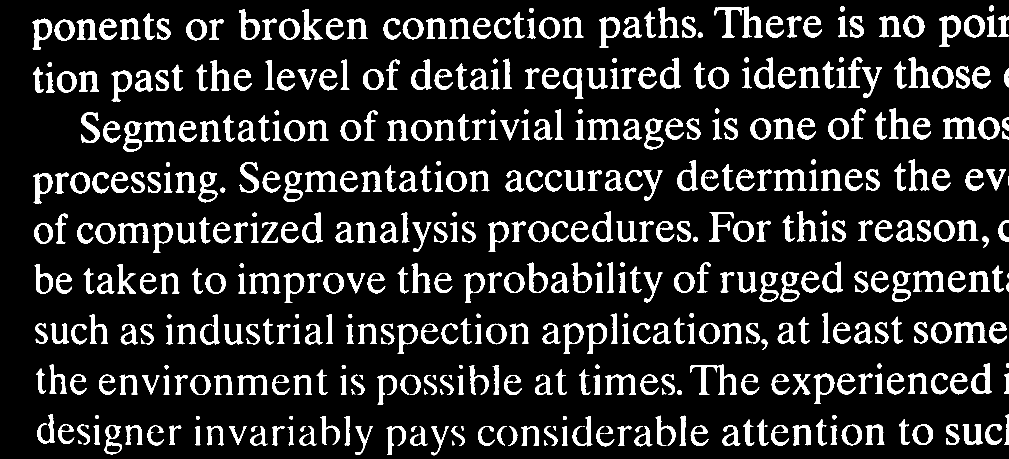
%> input picture Problem8/fig/Fig0931(a).tif, 2018 x 918 px (shown at 1/2 size)
$ octave fillHoles.m   (GNU Octave 9; MATLAB toolbox functions it lacks are replaced by stand-ins)
%> lines starting %> are read from the running program, lines starting %| are printed output that depends on the picture; in (x1, y1, x2, y2) boxes, pixels count from 0 and x2, y2 are one past the last pixel; in counts of white or black regions, pixels touching at a corner belong together; the program's own positions count from 1
### Problem8/SourceCode/myHoleFill.m
function [I2] = myHoleFill(I)
%IMFILL Fill image regions and holes.
    if islogical(I)
        mask = uint8(I);
    else
        mask = I;
    end
    mask = padarray(mask, ones(1,ndims(mask)), -Inf, 'both');
    mask = imcomplement(mask);
    marker = mask;

    idx = cell(1,ndims(I));
    for k = 1:ndims(I)
        idx{k} = 2:(size(marker,k) - 1);
    end
    marker(idx{:}) = -Inf;
    conn = conndef(ndims(I),'minimal');

    I2 = imreconstruct(marker, mask, conn);
    I2 = imcomplement(I2);
    I2 = I2(idx{:});

    if islogical(I)
        I2 = logical(I2);
    end
end

### Problem8/SourceCode/fillHoles.m
close all;clear;clc;
II1 = imread('../fig/Fig0931(a).tif');
%> II1: size 918x2018 logical; 13.8% white; 497 white regions (11 under 20 px), largest, box (x1, y1, x2, y2) and area: (1429, 13, 1526, 75) 1961, (1380, 729, 1473, 790) 1647, (1886, 235, 1953, 278) 1379
figure(1);imshow(II1);title('Fig 9.31(a) Text image of size 918 x 2018 pixels');
%%%%%%%%%% Process the figure 9.31 %%%%%%%%%%%%%%%%%%%
II2=~II1;
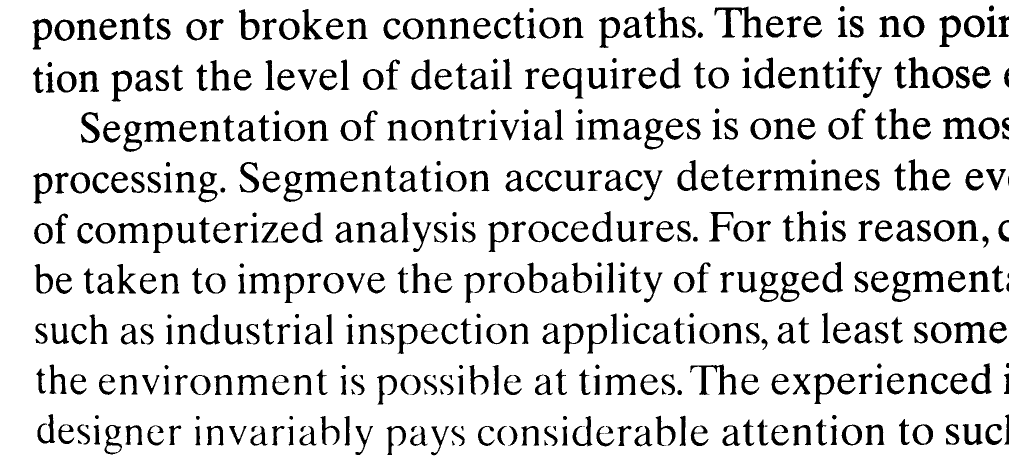
%> II2: size 918x2018 logical (shown at 1/2 size); 86.2% white; 497 black regions (11 under 20 px), largest, box (x1, y1, x2, y2) and area: (1429, 13, 1526, 75) 1961, (1380, 729, 1473, 790) 1647, (1886, 235, 1953, 278) 1379
figure('Name', 'Complement of (a) for use as a mask image');
imshow(II2);
title('Complement of (a) for use as a mask image');

II3=imreconstruct(II1,II2);
%> II3: size 918x2018 logical; every value is 0
% II3=myReconstruction(II1,II2);
figure('Name','Fig 9.31(c) Marker Image');
imshow(II3);
title('Fig 9.31(c) Marker Image');
% Self defined function for hole filling
% g = myHoleFill(II1, 'holes');
g = myHoleFill(II1);
%> in myHoleFill, `mask = padarray(mask, ones(1,ndims(mask)), -Inf, 'both');`:
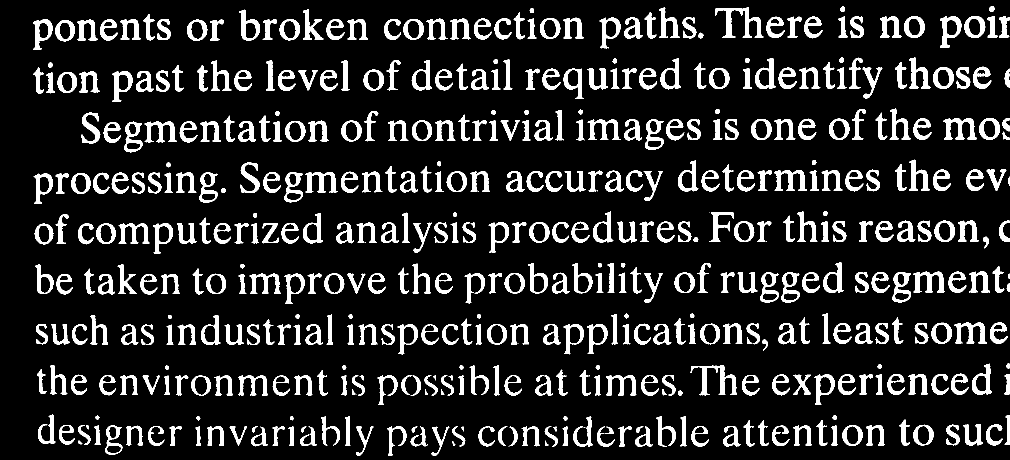
%> mask: size 920x2020 uint8 (shown at 1/2 size); values 0 (black) and 1 (white), 13.8% white; 497 white regions (11 under 20 px), largest, box (x1, y1, x2, y2) and area: (1430, 14, 1527, 76) 1961, (1381, 730, 1474, 791) 1647, (1887, 236, 1954, 279) 1379
%> in myHoleFill, `mask = imcomplement(mask);`:
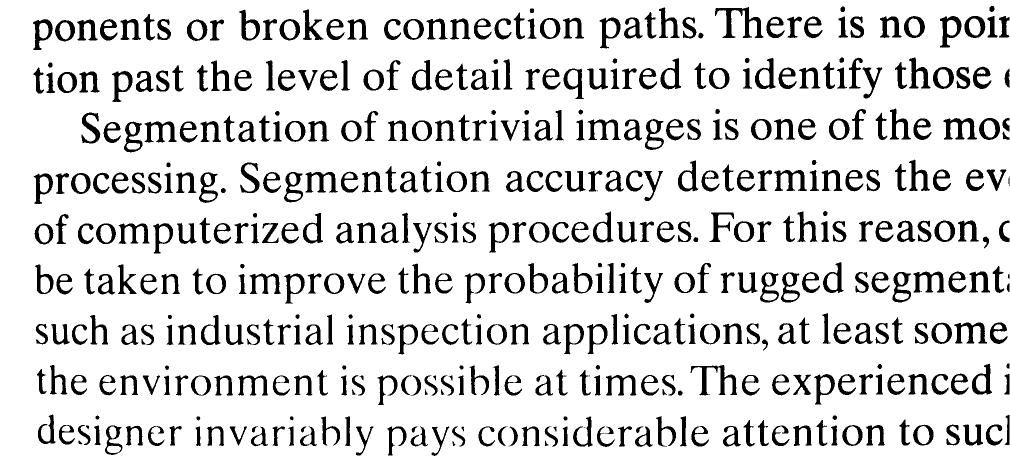
%> mask: size 920x2020 uint8 (shown at 1/2 size); values 254 (black) and 255 (white), 86.2% white; 497 black regions (11 under 20 px), largest, box (x1, y1, x2, y2) and area: (1430, 14, 1527, 76) 1961, (1381, 730, 1474, 791) 1647, (1887, 236, 1954, 279) 1379
%> in myHoleFill, `marker(idx{:}) = -Inf;`:
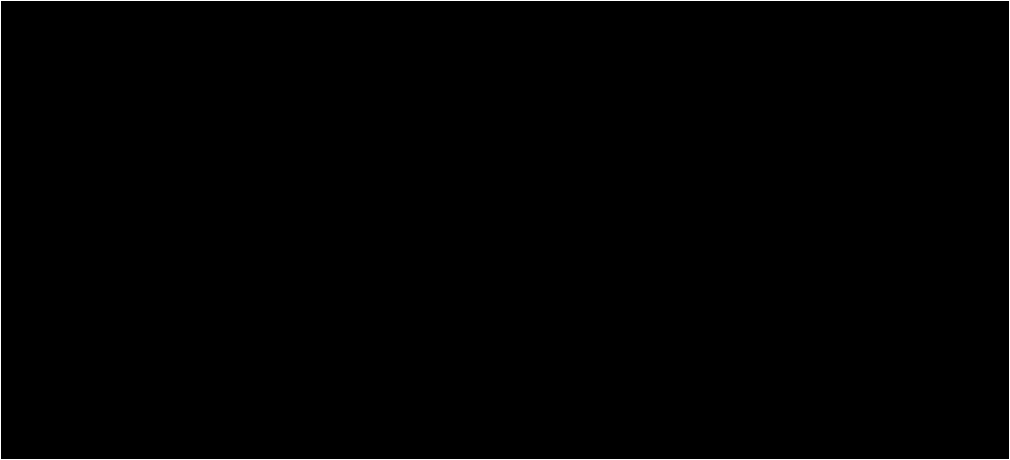
%> marker: size 920x2020 uint8 (shown at 1/2 size); 0.32% white in thin lines or dots
%> in myHoleFill, `I2 = imreconstruct(marker, mask, conn);`:
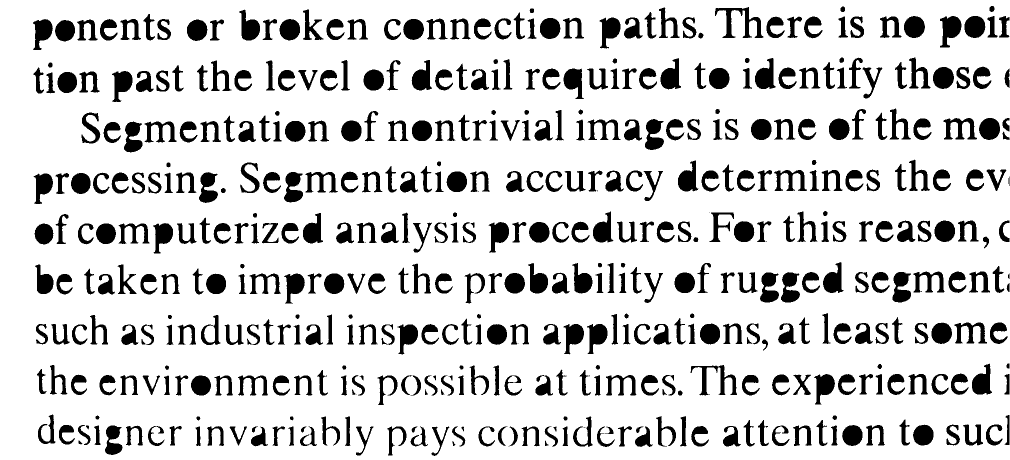
%> I2: size 920x2020 uint8 (shown at 1/2 size); values 254 (black) and 255 (white), 83.2% white; 497 black regions (11 under 20 px), largest, box (x1, y1, x2, y2) and area: (1430, 14, 1527, 76) 1961, (1880, 32, 1923, 95) 1670, (1381, 730, 1474, 791) 1647
%> in myHoleFill, `I2 = I2(idx{:});`:
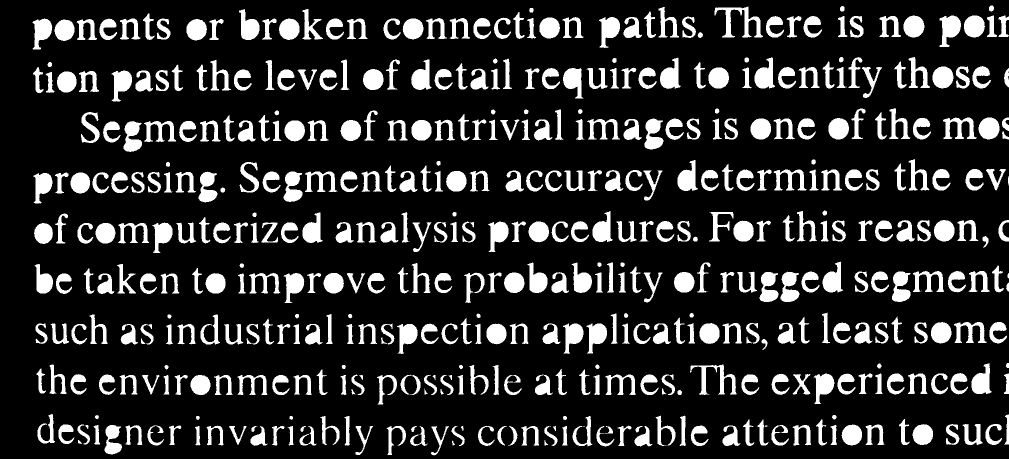
%> I2: size 918x2018 uint8 (shown at 1/2 size); values 0 (black) and 1 (white), 16.8% white; 497 white regions (11 under 20 px), largest, box (x1, y1, x2, y2) and area: (1429, 13, 1526, 75) 1961, (1879, 31, 1922, 94) 1670, (1380, 729, 1473, 790) 1647
figure('Name', 'Result of hole-filling using Eq. (9.5-29)');
imshow(g);
title('Result of hole-filling using Eq. (9.5-29)');
